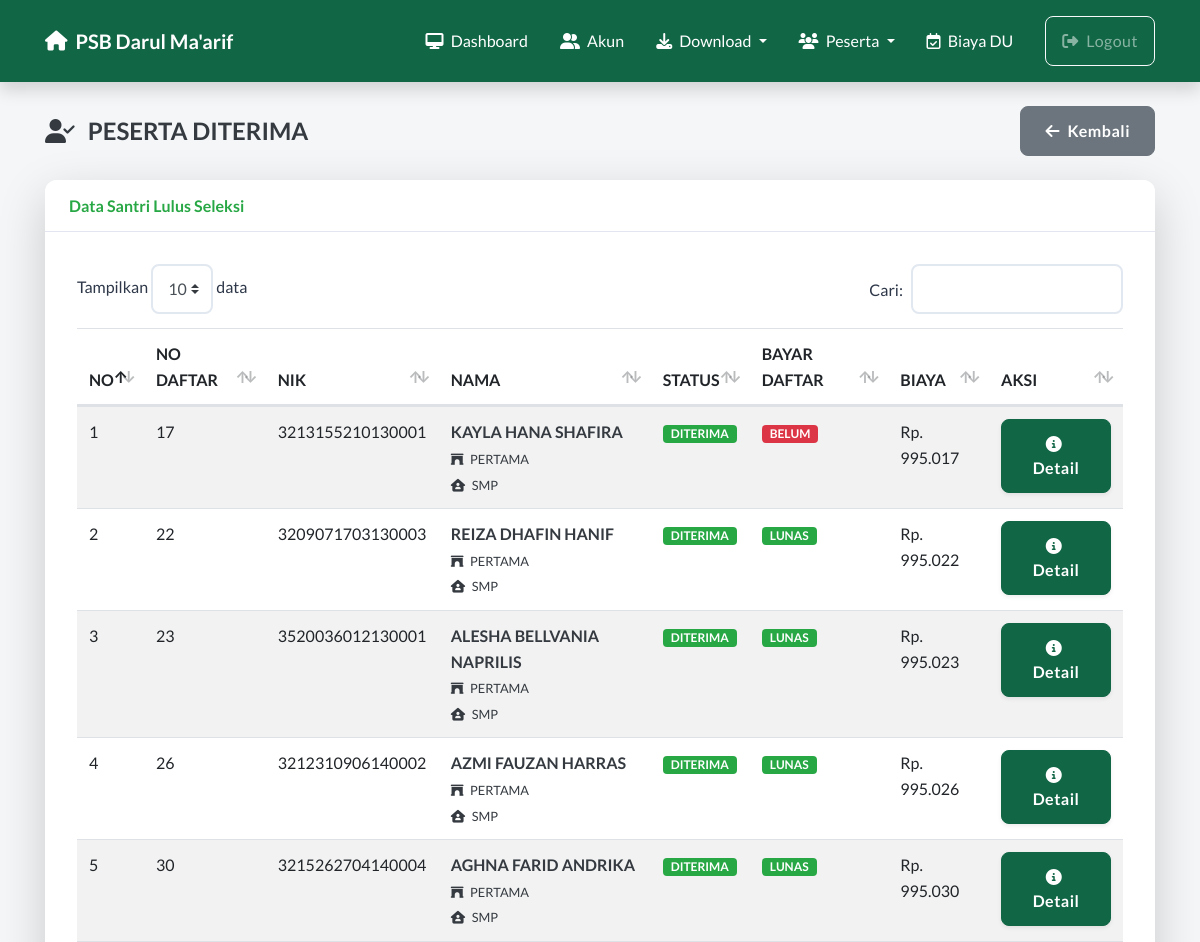
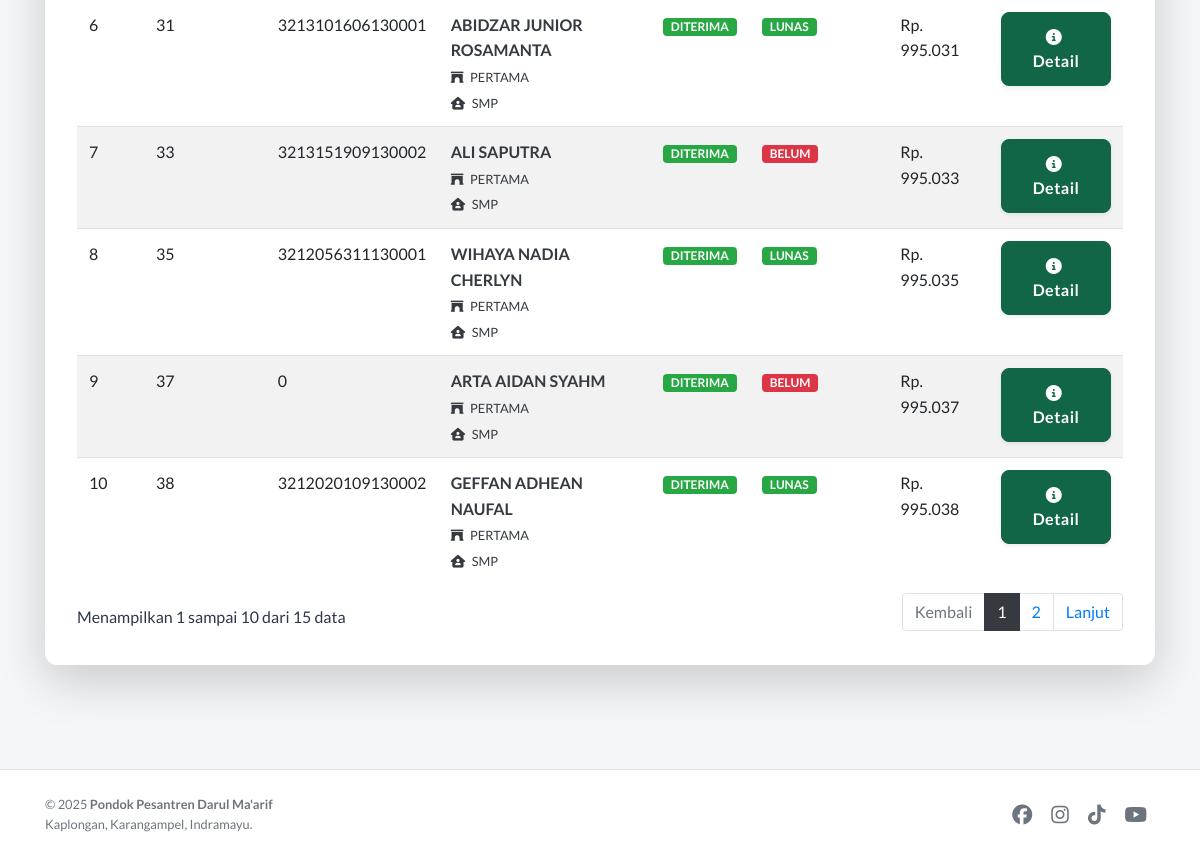
Screenshot of /siswa_diterima.php (signed in) with the database file from the repository (2 pictures, top to bottom).
### tables this page shows
CREATE TABLE `pendaftaran` (
  `id` varchar(5) NOT NULL,
  `nama` varchar(150) NOT NULL,
  `no_seri_ijazah` varchar(50) DEFAULT NULL,
  `no_seri_skhun` varchar(50) DEFAULT NULL,
  `nisn` varchar(25) NOT NULL,
  `nik` varchar(25) NOT NULL,
  `no_kk` varchar(25) DEFAULT NULL,
  `tempat_lahir` varchar(60) NOT NULL,
  `tanggal_lahir` date NOT NULL,
  `jenis_kelamin` varchar(10) NOT NULL,
  `anak_ke` int(11) DEFAULT NULL,
  `jumlah_saudara` int(11) DEFAULT NULL,
  `penyakit` varchar(128) DEFAULT NULL,
  `no_hp` varchar(64) DEFAULT NULL,
  `no_whatsapp` varchar(64) DEFAULT NULL,
  `akun_instagram` varchar(128) DEFAULT NULL,
  `akun_facebook` varchar(128) DEFAULT NULL,
  `masuk_sebagai` varchar(128) NOT NULL,
  `berat_tinggi` varchar(128) NOT NULL,
  `ukuran_baju` varchar(4) NOT NULL,
  `rt` varchar(12) NOT NULL,
  `rw` varchar(12) NOT NULL,
  `dusun` varchar(128) NOT NULL,
  `kelurahan` varchar(128) NOT NULL,
  `kecamatan` varchar(128) NOT NULL,
  `kabupaten` varchar(128) NOT NULL,
  `provinsi` varchar(128) NOT NULL,
  `alamat` varchar(250) NOT NULL,
  `ekstrakurikuler` varchar(128) NOT NULL,
  `sekolah_asal` varchar(128) NOT NULL,
  `prestasi` varchar(128) DEFAULT NULL,
  `kode_pos` varchar(12) DEFAULT NULL,
  `jenjang` varchar(128) NOT NULL,
  `kesediaan` varchar(32) DEFAULT '3',
  `alasan` varchar(32) NOT NULL,
  `kaisar` varchar(12) DEFAULT NULL,
  `informasi_dari` varchar(32) NOT NULL,
  `p_informasi` varchar(128) NOT NULL,
  `nama_ayah` varchar(128) NOT NULL,
  `nik_ayah` varchar(64) NOT NULL,
  `tahun_lahir_ayah` varchar(128) NOT NULL,
  `pendidikan_ayah` varchar(128) NOT NULL,
  `pernah_pondok_ayah` varchar(12) NOT NULL,
  `pesantren_ayah` varchar(128) DEFAULT NULL,
  `pekerjaan_ayah` varchar(32) NOT NULL,
  `penghasilan_ayah` varchar(32) NOT NULL,
  `nama_ibu` varchar(100) NOT NULL,
  `nik_ibu` varchar(64) NOT NULL,
  `tahun_lahir_ibu` varchar(128) NOT NULL,
  `pendidikan_ibu` varchar(32) NOT NULL,
  `pernah_pondok_ibu` varchar(12) NOT NULL,
  `pesantren_ibu` varchar(128) DEFAULT NULL,
  `pekerjaan_ibu` varchar(32) NOT NULL,
  `penghasilan_ibu` varchar(32) NOT NULL,
  `tahun` varchar(10) DEFAULT '2025',
  `tanggal` varchar(100) DEFAULT '2025-01-01',
  `status` varchar(20) DEFAULT 'Masih Seleksi',
  `statussantri` varchar(10) DEFAULT 'BARU',
  `klssekolah` varchar(10) DEFAULT 'X',
  `asrpontren` varchar(25) DEFAULT 'JOKOWI',
  `ajaran` varchar(10) DEFAULT '2025/2026',
  `gelombang` varchar(10) DEFAULT 'PERTAMA',
  `bayardaftar` varchar(10) DEFAULT 'BELUM',
  `bayarulang` varchar(10) DEFAULT 'BELUM',
  PRIMARY KEY (`id`)
);

### siswa_diterima.php (the view, shortened to what this page needs)
<?php
include 'koneksi.php';
$angka1 = 995000;
if(isset($_SESSION['sesi'])){
    include 'header.php';
?>
<div class="container py-4">
    <div class="d-flex align-items-center justify-content-between mb-4">
        <h4 class="text-dark font-weight-bold mb-0"><i class="fas fa-user-check mr-2"></i> PESERTA DITERIMA</h4>
        <a href="dashboard.php" class="btn btn-sm btn-secondary"><i class="fas fa-arrow-left mr-1"></i> Kembali</a>
    </div>
    <div class="card border-0 shadow-lg">
        <div class="card-header bg-white py-3">
            <h6 class="m-0 font-weight-bold text-success">Data Santri Lulus Seleksi</h6>
        </div>
        <div class="card-body">
            <div class="table-responsive">
                <table class="table table-hover table-striped" id="dataTable" width="100%" cellspacing="0">
                    <thead class="thead-success">
                        <tr>
                            <th>NO</th>
                            <th>NO DAFTAR</th>
                            <th>NIK</th>
                            <th>NAMA</th>
                            <th>STATUS</th>
                            <th>BAYAR DAFTAR</th>
                            <th>BIAYA</th>
                            <th>AKSI</th>
                        </tr>
                    </thead>
                    <tbody>
                    <?php
                        $query = mysqli_query($db, "SELECT * FROM pendaftaran WHERE status='Diterima' order by CAST(id AS UNSIGNED)");
                        if(mysqli_num_rows($query) >0) {
                            $no = 1;
                            while($data = mysqli_fetch_assoc($query)){
                                $angka2 =number_format($data['id']);
                                $jumlah = $angka1 + $angka2;
                                $tst=$data['bayardaftar'];
                    ?>
                        <tr>
                            <td><?=$no++;?></td>
                            <td><?=$data['id'];?></td>
                            <td><?=$data['nik'];?></td>
                            <td class="font-weight-bold text-dark"><?=$data['nama'];?><br>
								<small>
								<i class="fas fa-archway mr-1"></i> <?=$data['gelombang'];?><br>
								<i class="fas fa-house-user mr-1"></i> <?=$data['jenjang'];?>
								</small>
							</td>
                            <td>
                                <span class="badge badge-success px-2">DITERIMA</span>
                            </td>
                            <td>
                                <?php if($tst == "BELUM"): ?>
                                    <span class="badge badge-danger px-2">BELUM</span>
                                <?php else: ?>
                                    <span class="badge badge-success px-2">LUNAS</span>
                                <?php endif; ?>
                            </td>
                            <td>Rp. <?php echo number_format($jumlah, 0, ',', '.');?></td>
                            <td>
                              <a href="detail.php?id=<?=$data['id'];?>" class="btn btn-sm btn-success shadow-sm font-weight-bold">
                                  <i class="fas fa-info-circle mr-1"></i> Detail
                              </a>
                            </td>
                        </tr>
                    <?php
                            }
                        }else{
                        }
                    ?>
                    </tbody>
                </table>
            </div>
        </div>
    </div>
</div>
<?php
include 'footer.php';
} else {
    echo "<script>
            alert('Silahkan Login Terlebih Dahulu!');
            window.location = 'login.php';
        </script>";
}
?>

### styles/modern_ui.css (style rules this page uses)
:root { --primary-green: #116646; --primary-green-hover: #0e5238; --accent-red: #D32F2F; --bg-light: #F4F6F8; --text-dark: #2D3748; --text-muted: #6c757d; --card-shadow: 0 10px 15px -3px rgba(0, 0, 0, 0.1), 0 4px 6px -2px rgba(0, 0, 0, 0.05); --border-radius: 12px; --input-height: 50px; }
body { background-color: var(--bg-light); color: var(--text-dark); font-family: 'Lato', -apple-system, BlinkMacSystemFont, "Segoe UI", Roboto, "Helvetica Neue", Arial, sans-serif; font-size: 16px; line-height: 1.6; }
h1, h2, h3, h4, h5, h6 { color: var(--primary-green); font-weight: 700; margin-bottom: 1rem; }
a { color: var(--primary-green); text-decoration: none; transition: color 0.2s; }
.card { border: none; border-radius: var(--border-radius); box-shadow: var(--card-shadow); background: #fff; margin-bottom: 2rem; overflow: hidden; }
.card-header { background-color: #fff; border-bottom: 1px solid #e3e6f0; padding: 1.5rem; font-weight: bold; color: var(--primary-green); }
.card-body { padding: 2rem; }
.btn { padding: 12px 24px; font-weight: 600; border-radius: 8px; font-size: 16px; letter-spacing: 0.5px; transition: transform 0.1s, box-shadow 0.1s; }
.btn-success, .btn-primary { background-color: var(--primary-green); border-color: var(--primary-green); }

### rows the page displays
pendaftaran: id "17", nik "3213155210130001", nama "KAYLA HANA SHAFIRA", gelombang "PERTAMA", jenjang "SMP", bayardaftar "BELUM", id "995.017"
pendaftaran: id "22", nik "3209071703130003", nama "REIZA DHAFIN HANIF", gelombang "PERTAMA", jenjang "SMP", bayardaftar "LUNAS", id "995.022"
pendaftaran: id "23", nik "3520036012130001", nama "ALESHA BELLVANIA NAPRILIS", gelombang "PERTAMA", jenjang "SMP", bayardaftar "LUNAS", id "995.023"
pendaftaran: id "26", nik "3212310906140002", nama "AZMI FAUZAN HARRAS", gelombang "PERTAMA", jenjang "SMP", bayardaftar "LUNAS", id "995.026"
pendaftaran: id "30", nik "3215262704140004", nama "AGHNA FARID ANDRIKA", gelombang "PERTAMA", jenjang "SMP", bayardaftar "LUNAS", id "995.030"
pendaftaran: id "31", nik "3213101606130001", nama "ABIDZAR JUNIOR ROSAMANTA", gelombang "PERTAMA", jenjang "SMP", bayardaftar "LUNAS", id "995.031"
pendaftaran: id "33", nik "3213151909130002", nama "ALI SAPUTRA", gelombang "PERTAMA", jenjang "SMP", bayardaftar "BELUM", id "995.033"
pendaftaran: id "35", nik "3212056311130001", nama "WIHAYA NADIA CHERLYN", gelombang "PERTAMA", jenjang "SMP", bayardaftar "LUNAS", id "995.035"
pendaftaran: id "37", nik "0", nama "ARTA AIDAN SYAHM", gelombang "PERTAMA", jenjang "SMP", bayardaftar "BELUM", id "995.037"
pendaftaran: id "38", nik "3212020109130002", nama "GEFFAN ADHEAN NAUFAL", gelombang "PERTAMA", jenjang "SMP", bayardaftar "LUNAS", id "995.038"
